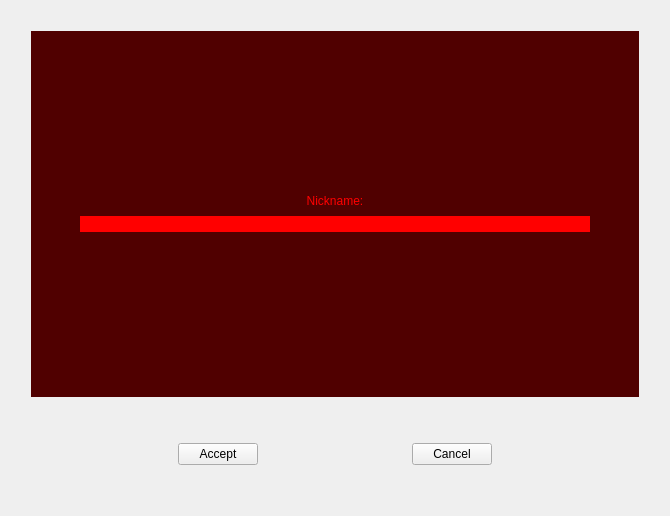
<?xml version="1.0" encoding="UTF-8"?>
<ui version="4.0">
 <class>NicknameScreen</class>
 <widget class="QWidget" name="NicknameScreen">
  <property name="geometry">
   <rect>
    <x>0</x>
    <y>0</y>
    <width>670</width>
    <height>516</height>
   </rect>
  </property>
  <property name="windowTitle">
   <string>Form</string>
  </property>
  <layout class="QGridLayout" name="gridLayout_2">
   <item row="1" column="0">
    <spacer name="horizontalSpacer_4">
     <property name="orientation">
      <enum>Qt::Horizontal</enum>
     </property>
     <property name="sizeType">
      <enum>QSizePolicy::Fixed</enum>
     </property>
     <property name="sizeHint" stdset="0">
      <size>
       <width>20</width>
       <height>20</height>
      </size>
     </property>
    </spacer>
   </item>
   <item row="4" column="1">
    <spacer name="verticalSpacer_2">
     <property name="orientation">
      <enum>Qt::Vertical</enum>
     </property>
     <property name="sizeHint" stdset="0">
      <size>
       <width>20</width>
       <height>40</height>
      </size>
     </property>
    </spacer>
   </item>
   <item row="0" column="1">
    <spacer name="verticalSpacer_3">
     <property name="orientation">
      <enum>Qt::Vertical</enum>
     </property>
     <property name="sizeType">
      <enum>QSizePolicy::Fixed</enum>
     </property>
     <property name="sizeHint" stdset="0">
      <size>
       <width>20</width>
       <height>20</height>
      </size>
     </property>
    </spacer>
   </item>
   <item row="1" column="1">
    <widget class="QFrame" name="frame">
     <property name="sizePolicy">
      <sizepolicy hsizetype="Preferred" vsizetype="Expanding">
       <horstretch>100</horstretch>
       <verstretch>50</verstretch>
      </sizepolicy>
     </property>
     <property name="styleSheet">
      <string notr="true">background: rgb(80, 0, 0);
border:  0</string>
     </property>
     <property name="frameShape">
      <enum>QFrame::StyledPanel</enum>
     </property>
     <property name="frameShadow">
      <enum>QFrame::Raised</enum>
     </property>
     <layout class="QGridLayout" name="gridLayout_3">
      <item row="2" column="2">
       <spacer name="horizontalSpacer_7">
        <property name="orientation">
         <enum>Qt::Horizontal</enum>
        </property>
        <property name="sizeType">
         <enum>QSizePolicy::Fixed</enum>
        </property>
        <property name="sizeHint" stdset="0">
         <size>
          <width>40</width>
          <height>20</height>
         </size>
        </property>
       </spacer>
      </item>
      <item row="0" column="1">
       <spacer name="verticalSpacer_5">
        <property name="orientation">
         <enum>Qt::Vertical</enum>
        </property>
        <property name="sizeHint" stdset="0">
         <size>
          <width>20</width>
          <height>40</height>
         </size>
        </property>
       </spacer>
      </item>
      <item row="3" column="1">
       <spacer name="verticalSpacer_4">
        <property name="orientation">
         <enum>Qt::Vertical</enum>
        </property>
        <property name="sizeHint" stdset="0">
         <size>
          <width>20</width>
          <height>40</height>
         </size>
        </property>
       </spacer>
      </item>
      <item row="2" column="1">
       <widget class="QLineEdit" name="nicknameLineEdit">
        <property name="styleSheet">
         <string notr="true">background: red</string>
        </property>
       </widget>
      </item>
      <item row="2" column="0">
       <spacer name="horizontalSpacer_6">
        <property name="orientation">
         <enum>Qt::Horizontal</enum>
        </property>
        <property name="sizeType">
         <enum>QSizePolicy::Fixed</enum>
        </property>
        <property name="sizeHint" stdset="0">
         <size>
          <width>40</width>
          <height>20</height>
         </size>
        </property>
       </spacer>
      </item>
      <item row="1" column="1">
       <widget class="QLabel" name="nicknameLabel">
        <property name="styleSheet">
         <string notr="true">color: red</string>
        </property>
        <property name="text">
         <string>Nickname:</string>
        </property>
        <property name="alignment">
         <set>Qt::AlignCenter</set>
        </property>
       </widget>
      </item>
     </layout>
    </widget>
   </item>
   <item row="3" column="1">
    <layout class="QHBoxLayout" name="horizontalLayout">
     <item>
      <spacer name="horizontalSpacer">
       <property name="orientation">
        <enum>Qt::Horizontal</enum>
       </property>
       <property name="sizeHint" stdset="0">
        <size>
         <width>40</width>
         <height>20</height>
        </size>
       </property>
      </spacer>
     </item>
     <item>
      <widget class="QPushButton" name="acceptButton">
       <property name="text">
        <string>Accept</string>
       </property>
      </widget>
     </item>
     <item>
      <spacer name="horizontalSpacer_3">
       <property name="orientation">
        <enum>Qt::Horizontal</enum>
       </property>
       <property name="sizeHint" stdset="0">
        <size>
         <width>40</width>
         <height>20</height>
        </size>
       </property>
      </spacer>
     </item>
     <item>
      <widget class="QPushButton" name="cancelButton">
       <property name="text">
        <string>Cancel</string>
       </property>
      </widget>
     </item>
     <item>
      <spacer name="horizontalSpacer_2">
       <property name="orientation">
        <enum>Qt::Horizontal</enum>
       </property>
       <property name="sizeHint" stdset="0">
        <size>
         <width>40</width>
         <height>20</height>
        </size>
       </property>
      </spacer>
     </item>
    </layout>
   </item>
   <item row="2" column="1">
    <spacer name="verticalSpacer">
     <property name="orientation">
      <enum>Qt::Vertical</enum>
     </property>
     <property name="sizeHint" stdset="0">
      <size>
       <width>20</width>
       <height>40</height>
      </size>
     </property>
    </spacer>
   </item>
   <item row="1" column="2">
    <spacer name="horizontalSpacer_5">
     <property name="orientation">
      <enum>Qt::Horizontal</enum>
     </property>
     <property name="sizeType">
      <enum>QSizePolicy::Fixed</enum>
     </property>
     <property name="sizeHint" stdset="0">
      <size>
       <width>20</width>
       <height>20</height>
      </size>
     </property>
    </spacer>
   </item>
  </layout>
 </widget>
 <resources/>
 <connections/>
</ui>
